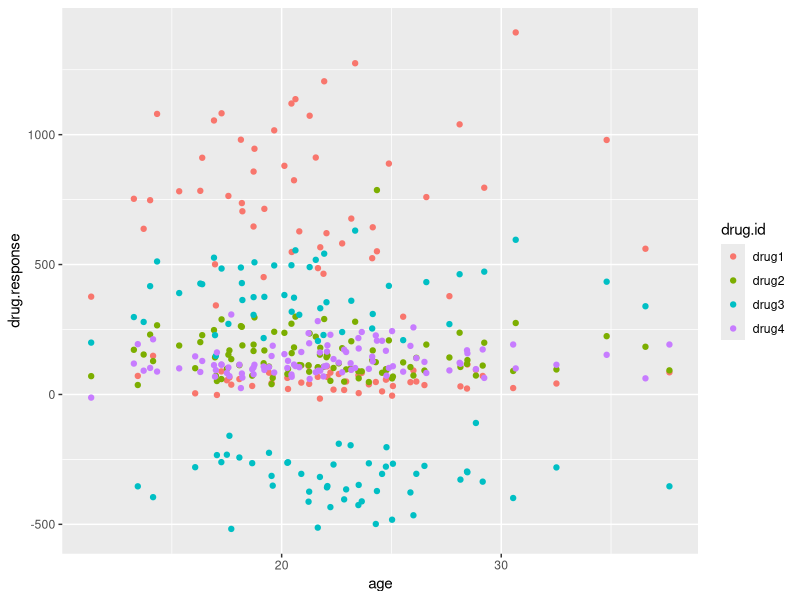
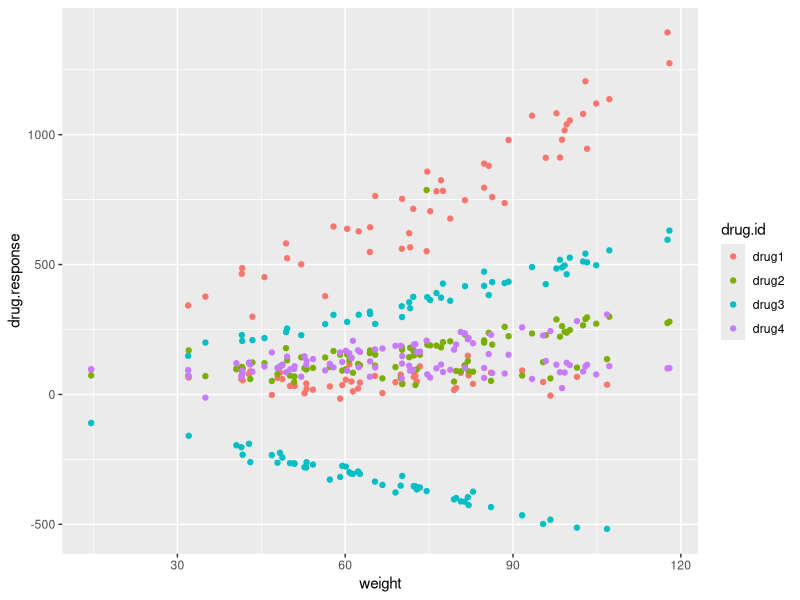
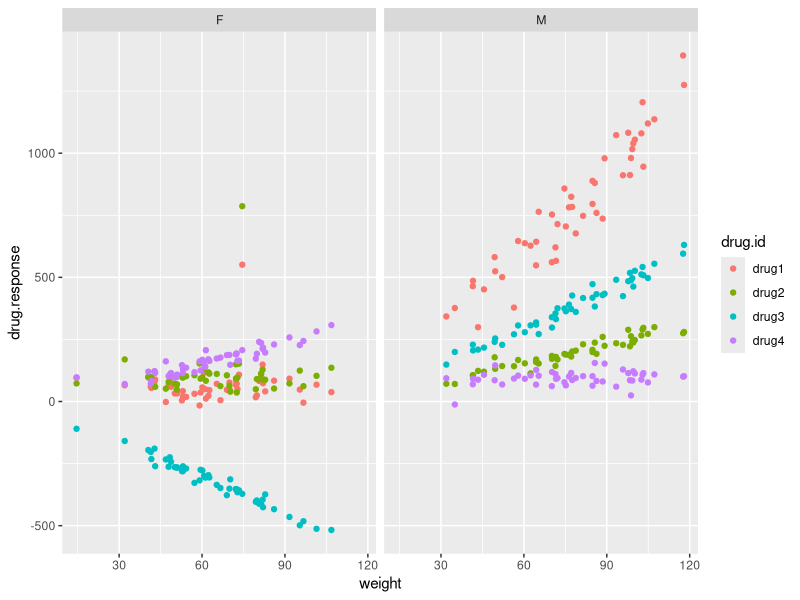
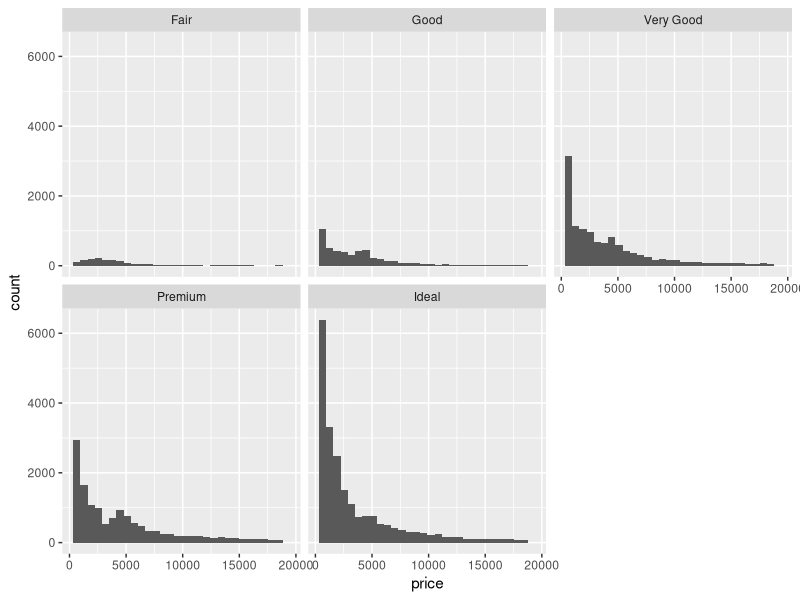
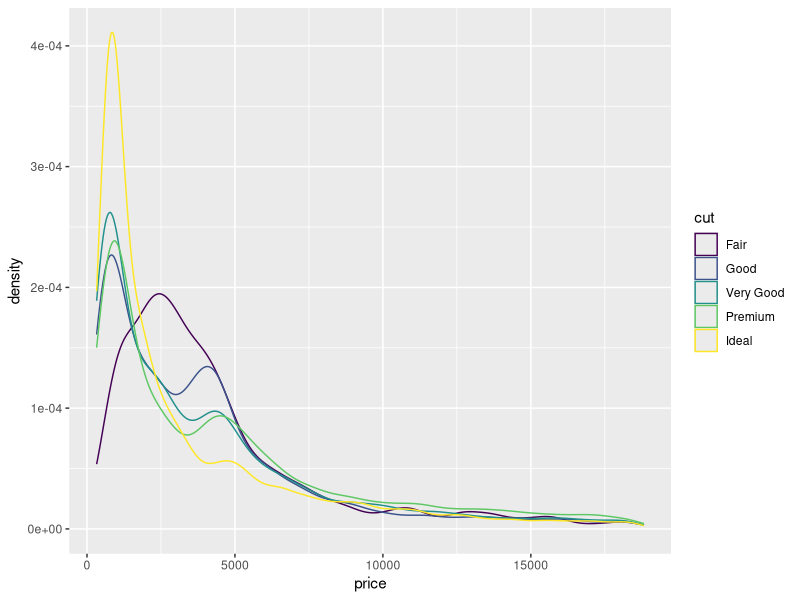
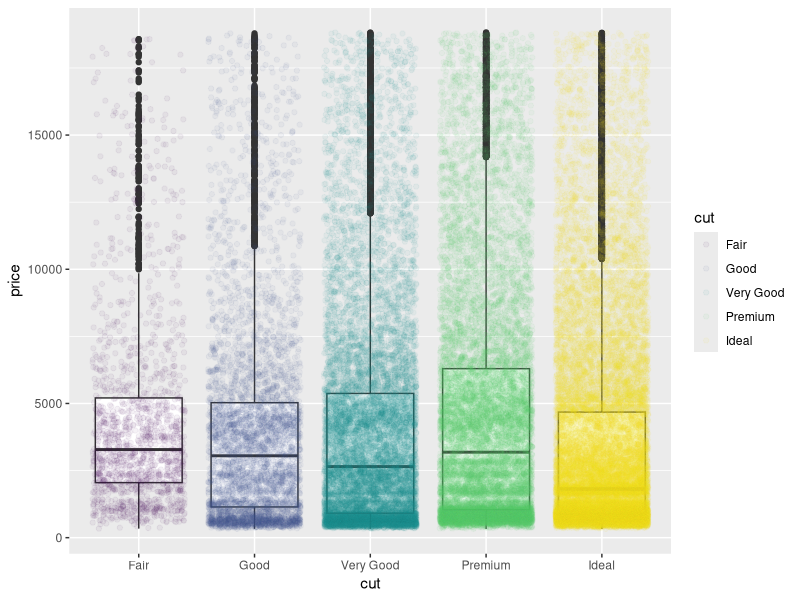
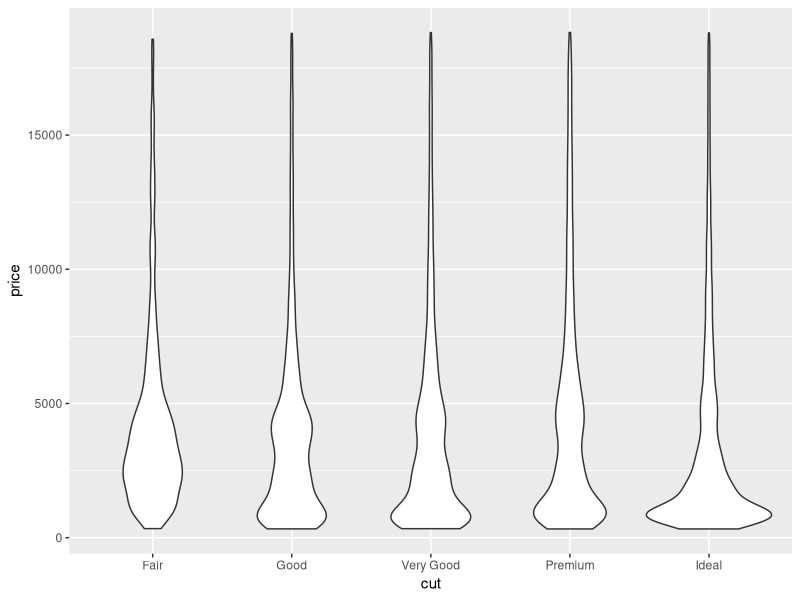

These charts were generated, in order, by the following R code: (Note: this script raises an error after producing the figures.)
library(tidyverse)
drugs2 <- read_tsv("data/data/patients_drugs2.txt")
drugs2 <- gather(drugs2, key = "drug.id", val ="drug.response", drug1, drug2, drug3, drug4)
drugs2
ggplot(drugs2) + geom_point(aes(x=age, y=drug.response, col= drug.id))
ggplot(drugs2) + geom_point(aes(x=weight, y=drug.response, col= drug.id))
ggplot(drugs2) + geom_point(aes(x=weight, y=drug.response, col= drug.id)) + facet_wrap(~gender)

diamonds %>%
  group_by(cut) %>%
  summarize(price.mean = mean(price), )


ggplot(diamonds, aes(x=price)) + geom_histogram() + facet_wrap(~cut)
ggplot(diamonds, aes(x=price, col = cut)) + geom_density()
ggplot(diamonds, aes(x=cut, y = price)) + geom_boxplot() + geom_jitter(alpha=0.05, aes(col=cut))
ggplot(diamonds, aes(x=cut, y = price)) + geom_violin()

erab <- read_tsv("data/data/ERab_width.txt")
tail(erab)
e_a <- erab %>% filter()
e_b <- erab[erab$transcription.factor == "ERb",1]
wilcox.test(e_a, e_b)
